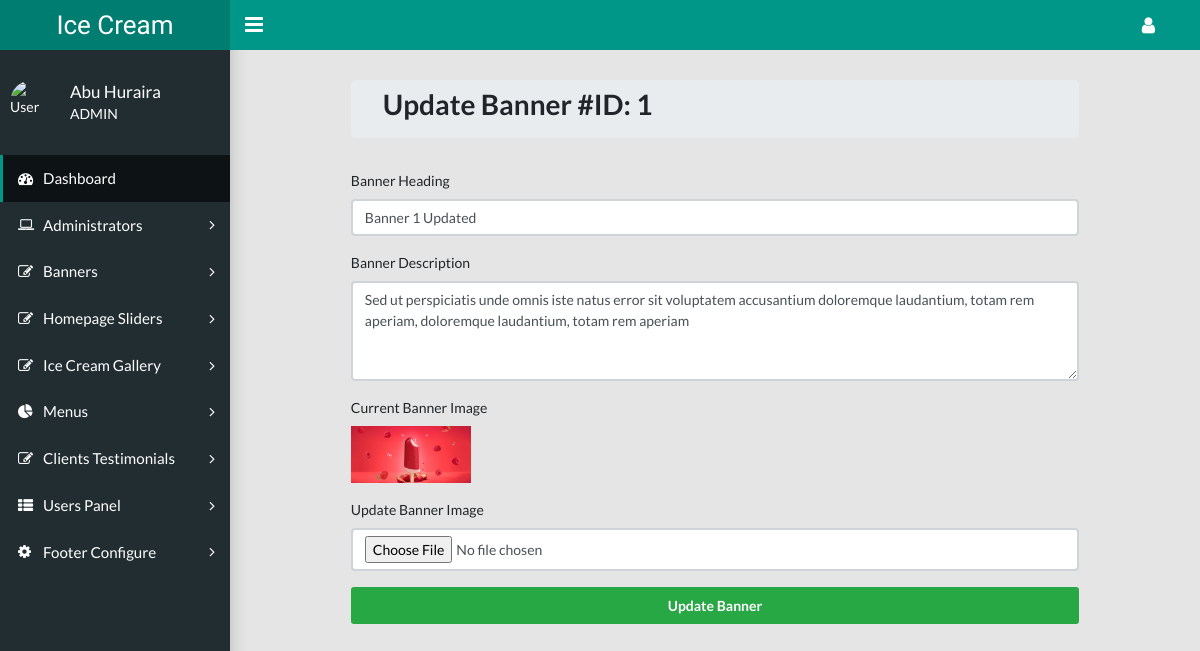
Page /admin/banner-update.php?id=1 (signed in) on the committed database.
### tables this page shows
CREATE TABLE IF NOT EXISTS `banners` (
  `banner_id` int(11) NOT NULL,
  `banner_heading` varchar(255) NOT NULL,
  `banner_desc` varchar(255) NOT NULL,
  `banner_img` varchar(200) NOT NULL
);

### admin/banner-update.php (the view, shortened to what this page needs)
<?php
require 'header.php';
$id = $_GET['id'];
$selectBanner = "SELECT * FROM banners WHERE banner_id='$id'";
$selectBannerResult = mysqli_query($connect, $selectBanner);
$assocBanner = mysqli_fetch_assoc($selectBannerResult);
?>
<div class="container">
    <div class="row">
        <div class="col-md-10 col-lg-10 col-sm-10 col-xs-10 m-auto">
            <div class="jumbotron py-2">
                <h2>Update Banner #ID: <?php echo $assocBanner['banner_id'] ?></h2>
            </div>
            <form action="inc/banner-updated.php" method="post" enctype="multipart/form-data">
                <div class="form-group">
                    <label for="bannerHeading">Banner Heading</label>
                    <input type="text" name="banner_heading" value="<?php echo $assocBanner['banner_heading'] ?>" class="form-control">
                </div>
                <div class="form-group">
                    <label for="BannerDescription">Banner Description</label>
                    <textarea name="banner_desc" rows="4" class="form-control"><?php echo $assocBanner['banner_desc'] ?></textarea>
                </div>
                <div class="form-group">
                  <label for="currentBannerImage">Current Banner Image</label><br>
                  <img src="uploads/images/banners/<?php echo $assocBanner['banner_img'] ?>" alt="" width="120">
                </div>
                <div class="form-group">
                  <label for="BannerImageupdate">Update Banner Image</label><br>
                  <input type="file" name="banimg_update" class="form-control">
                </div>
                <div class="form-group">
                    <input type="submit" name="update_banner" class="form-control btn btn-success" value="Update Banner">
                </div>
            </form>
        </div>
    </div>
</div>
<?php
require 'footer.php';
?>

### rows in the picture
banners: banner_id "1", banner_heading "Banner 1 Updated", banner_desc "Sed ut perspiciatis unde omnis iste natus error sit voluptatem accusantium doloremque laudantium, totam rem aperiam, doloremque laudantium, totam rem aperiam", banner_img (picture)
